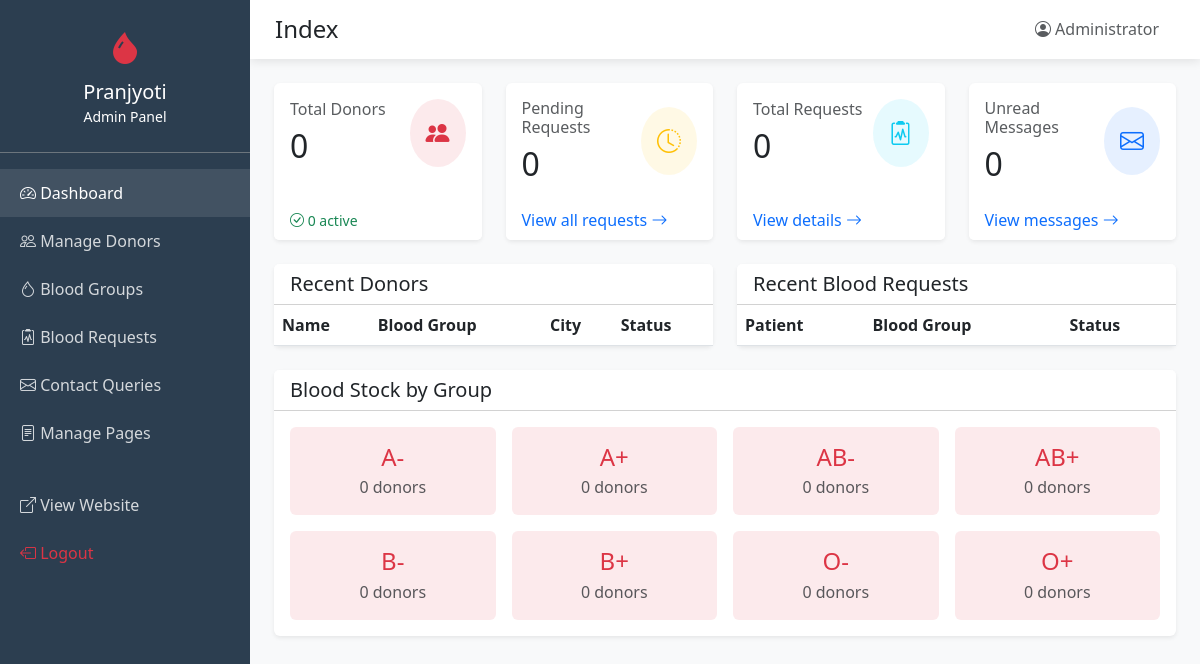
/admin/index.php (signed in), run on the app's committed database.
### tables this page shows
CREATE TABLE IF NOT EXISTS blood_groups (
    id INT AUTO_INCREMENT PRIMARY KEY,
    name VARCHAR(10) NOT NULL,
    created_at TIMESTAMP DEFAULT CURRENT_TIMESTAMP
);

### includes/functions.php (called while the page is built, shortened)
<?php
require_once 'config.php';
function getBloodGroups() {
    global $conn;
    $result = $conn->query("SELECT * FROM blood_groups ORDER BY name");
    return $result->fetch_all(MYSQLI_ASSOC);
}

### admin/index.php (the view, shortened to what this page needs)
<?php require_once 'header.php'; ?>
<?php
$totalDonors = $conn->query("SELECT COUNT(*) as c FROM donors")->fetch_assoc()['c'];
$activeDonors = $conn->query("SELECT COUNT(*) as c FROM donors WHERE status = 'active'")->fetch_assoc()['c'];
$pendingRequests = $conn->query("SELECT COUNT(*) as c FROM blood_requests WHERE status = 'pending'")->fetch_assoc()['c'];
$totalRequests = $conn->query("SELECT COUNT(*) as c FROM blood_requests")->fetch_assoc()['c'];
$unreadContacts = $conn->query("SELECT COUNT(*) as c FROM contact_queries WHERE status = 'unread'")->fetch_assoc()['c'];
?>
<div class="row g-4 mb-4">
    <div class="col-md-6 col-lg-3">
        <div class="card border-0 shadow-sm h-100">
            <div class="card-body">
                <div class="d-flex justify-content-between align-items-center">
                    <div>
                        <h6 class="text-muted mb-2">Total Donors</h6>
                        <h2 class="mb-0"><?php echo $totalDonors; ?></h2>
                    </div>
                    <div class="bg-danger bg-opacity-10 rounded-circle p-3">
                        <i class="bi bi-people-fill text-danger fs-4"></i>
                    </div>
                </div>
            </div>
            <div class="card-footer bg-white border-0">
                <small class="text-success"><i class="bi bi-check-circle"></i> <?php echo $activeDonors; ?> active</small>
            </div>
        </div>
    </div>
    <div class="col-md-6 col-lg-3">
        <div class="card border-0 shadow-sm h-100">
            <div class="card-body">
                <div class="d-flex justify-content-between align-items-center">
                    <div>
                        <h6 class="text-muted mb-2">Pending Requests</h6>
                        <h2 class="mb-0"><?php echo $pendingRequests; ?></h2>
                    </div>
                    <div class="bg-warning bg-opacity-10 rounded-circle p-3">
                        <i class="bi bi-clock-history text-warning fs-4"></i>
                    </div>
                </div>
            </div>
            <div class="card-footer bg-white border-0">
                <a href="requests.php" class="text-decoration-none">View all requests <i class="bi bi-arrow-right"></i></a>
            </div>
        </div>
    </div>
    <div class="col-md-6 col-lg-3">
        <div class="card border-0 shadow-sm h-100">
            <div class="card-body">
                <div class="d-flex justify-content-between align-items-center">
                    <div>
                        <h6 class="text-muted mb-2">Total Requests</h6>
                        <h2 class="mb-0"><?php echo $totalRequests; ?></h2>
                    </div>
                    <div class="bg-info bg-opacity-10 rounded-circle p-3">
                        <i class="bi bi-clipboard2-pulse text-info fs-4"></i>
                    </div>
                </div>
            </div>
            <div class="card-footer bg-white border-0">
                <a href="requests.php" class="text-decoration-none">View details <i class="bi bi-arrow-right"></i></a>
            </div>
        </div>
    </div>
    <div class="col-md-6 col-lg-3">
        <div class="card border-0 shadow-sm h-100">
            <div class="card-body">
                <div class="d-flex justify-content-between align-items-center">
                    <div>
                        <h6 class="text-muted mb-2">Unread Messages</h6>
                        <h2 class="mb-0"><?php echo $unreadContacts; ?></h2>
                    </div>
                    <div class="bg-primary bg-opacity-10 rounded-circle p-3">
                        <i class="bi bi-envelope text-primary fs-4"></i>
                    </div>
                </div>
            </div>
            <div class="card-footer bg-white border-0">
                <a href="contacts.php" class="text-decoration-none">View messages <i class="bi bi-arrow-right"></i></a>
            </div>
        </div>
    </div>
</div>
<div class="row g-4">
    <div class="col-lg-6">
        <div class="card border-0 shadow-sm">
            <div class="card-header bg-white">
                <h5 class="mb-0">Recent Donors</h5>
            </div>
            <div class="card-body p-0">
                <div class="table-responsive">
                    <table class="table table-hover mb-0">
                        <thead>
                            <tr>
                                <th>Name</th>
                                <th>Blood Group</th>
                                <th>City</th>
                                <th>Status</th>
                            </tr>
                        </thead>
                    </table>
                </div>
            </div>
        </div>
    </div>
    <div class="col-lg-6">
        <div class="card border-0 shadow-sm">
            <div class="card-header bg-white">
                <h5 class="mb-0">Recent Blood Requests</h5>
            </div>
            <div class="card-body p-0">
                <div class="table-responsive">
                    <table class="table table-hover mb-0">
                        <thead>
                            <tr>
                                <th>Patient</th>
                                <th>Blood Group</th>
                                <th>Status</th>
                            </tr>
                        </thead>
                    </table>
                </div>
            </div>
        </div>
    </div>
</div>
<div class="row mt-4">
    <div class="col-lg-12">
        <div class="card border-0 shadow-sm">
            <div class="card-header bg-white">
                <h5 class="mb-0">Blood Stock by Group</h5>
            </div>
            <div class="card-body">
                <div class="row g-3">
                    <?php foreach (getBloodGroups() as $bg):
                        $count = 0;
                    ?>
                        <div class="col-md-3 col-6">
                            <div class="p-3 bg-danger bg-opacity-10 rounded text-center">
                                <h4 class="text-danger mb-1"><?php echo $bg['name']; ?></h4>
                                <p class="mb-0 text-muted"><?php echo $count; ?> donors</p>
                            </div>
                        </div>
                    <?php endforeach; ?>
                </div>
            </div>
        </div>
    </div>
</div>
<?php require_once 'footer.php'; ?>

### admin/header.php (shortened to what this page needs)
<?php
require_once '../includes/config.php';
require_once '../includes/functions.php';
$currentPage = basename($_SERVER['PHP_SELF']);
?>
<!DOCTYPE html>
<html lang="en">
<head>
    <link href="https://cdn.jsdelivr.net/npm/bootstrap@5.3.0/dist/css/bootstrap.min.css" rel="stylesheet">
    <link href="https://cdn.jsdelivr.net/npm/bootstrap-icons@1.10.0/font/bootstrap-icons.css" rel="stylesheet">
</head>
<body>
    <nav class="sidebar">
        <div class="p-4 text-center border-bottom border-secondary">
            <a href="index.php" class="text-white text-decoration-none">
                <i class="bi bi-droplet-fill text-danger fs-2"></i>
                <h5 class="mt-2 mb-0">Pranjyoti</h5>
                <small>Admin Panel</small>
            </a>
        </div>
        <ul class="nav flex-column mt-3">
            <li class="nav-item">
                <a class="nav-link <?php echo $currentPage == 'index.php' ? 'active' : ''; ?>" href="index.php">
                    <i class="bi bi-speedometer2"></i> Dashboard
                </a>
            </li>
            <li class="nav-item">
                <a class="nav-link <?php echo $currentPage == 'donors.php' ? 'active' : ''; ?>" href="donors.php">
                    <i class="bi bi-people"></i> Manage Donors
                </a>
            </li>
            <li class="nav-item">
                <a class="nav-link <?php echo $currentPage == 'blood-groups.php' ? 'active' : ''; ?>" href="blood-groups.php">
                    <i class="bi bi-droplet"></i> Blood Groups
                </a>
            </li>
            <li class="nav-item">
                <a class="nav-link <?php echo $currentPage == 'requests.php' ? 'active' : ''; ?>" href="requests.php">
                    <i class="bi bi-clipboard2-pulse"></i> Blood Requests
                </a>
            </li>
            <li class="nav-item">
                <a class="nav-link <?php echo $currentPage == 'contacts.php' ? 'active' : ''; ?>" href="contacts.php">
                    <i class="bi bi-envelope"></i> Contact Queries
                </a>
            </li>
            <li class="nav-item">
                <a class="nav-link <?php echo $currentPage == 'pages.php' ? 'active' : ''; ?>" href="pages.php">
                    <i class="bi bi-file-text"></i> Manage Pages
                </a>
            </li>
            <li class="nav-item mt-4">
                <a class="nav-link" href="../index.php" target="_blank">
                    <i class="bi bi-box-arrow-up-right"></i> View Website
                </a>
            </li>
            <li class="nav-item">
                <a class="nav-link text-danger" href="logout.php">
                    <i class="bi bi-box-arrow-left"></i> Logout
                </a>
            </li>
        </ul>
    </nav>
    <div class="main-content">
        <div class="top-bar d-flex justify-content-between align-items-center">
            <div>
                <h4 class="mb-0"><?php echo str_replace('.php', '', ucfirst($currentPage)); ?></h4>
            </div>
            <div class="d-flex align-items-center">
                <span class="me-3 text-muted">
                    <i class="bi bi-person-circle"></i> <?php echo $_SESSION['admin_name']; ?>
                </span>
            </div>
        </div>
        <div class="p-4">

### admin/footer.php (shortened to what this page needs)
</div>
    </div>
</body>
</html>

### admin/header.php (style rules this page uses)
:root { --sidebar-width: 250px; }
body { background: #f8f9fa; }
.sidebar { position: fixed; top: 0; left: 0; width: var(--sidebar-width); height: 100vh; background: #2c3e50; color: white; z-index: 1000; }
.sidebar .nav-link { color: rgba(255,255,255,0.8); padding: 12px 20px; border-radius: 0; }
.sidebar .nav-link:hover, .sidebar .nav-link.active { background: rgba(255,255,255,0.1); color: white; }
.sidebar .nav-link i { width: 25px; }
.main-content { margin-left: var(--sidebar-width); min-height: 100vh; }
.top-bar { background: white; padding: 15px 25px; box-shadow: 0 2px 10px rgba(0,0,0,0.1); }

### data on the page
blood_groups: name "A-", count "0"
blood_groups: name "A+", count "0"
blood_groups: name "AB-", count "0"
blood_groups: name "AB+", count "0"
blood_groups: name "B-", count "0"
blood_groups: name "B+", count "0"
blood_groups: name "O-", count "0"
blood_groups: name "O+", count "0"

### other printed values
str_replace('.php', '', ucfirst($currentPage)) "Index"
$_SESSION['admin_name'] "Administrator"
$totalDonors "0"
$activeDonors "0"
$pendingRequests "0"
$totalRequests "0"
$unreadContacts "0"
